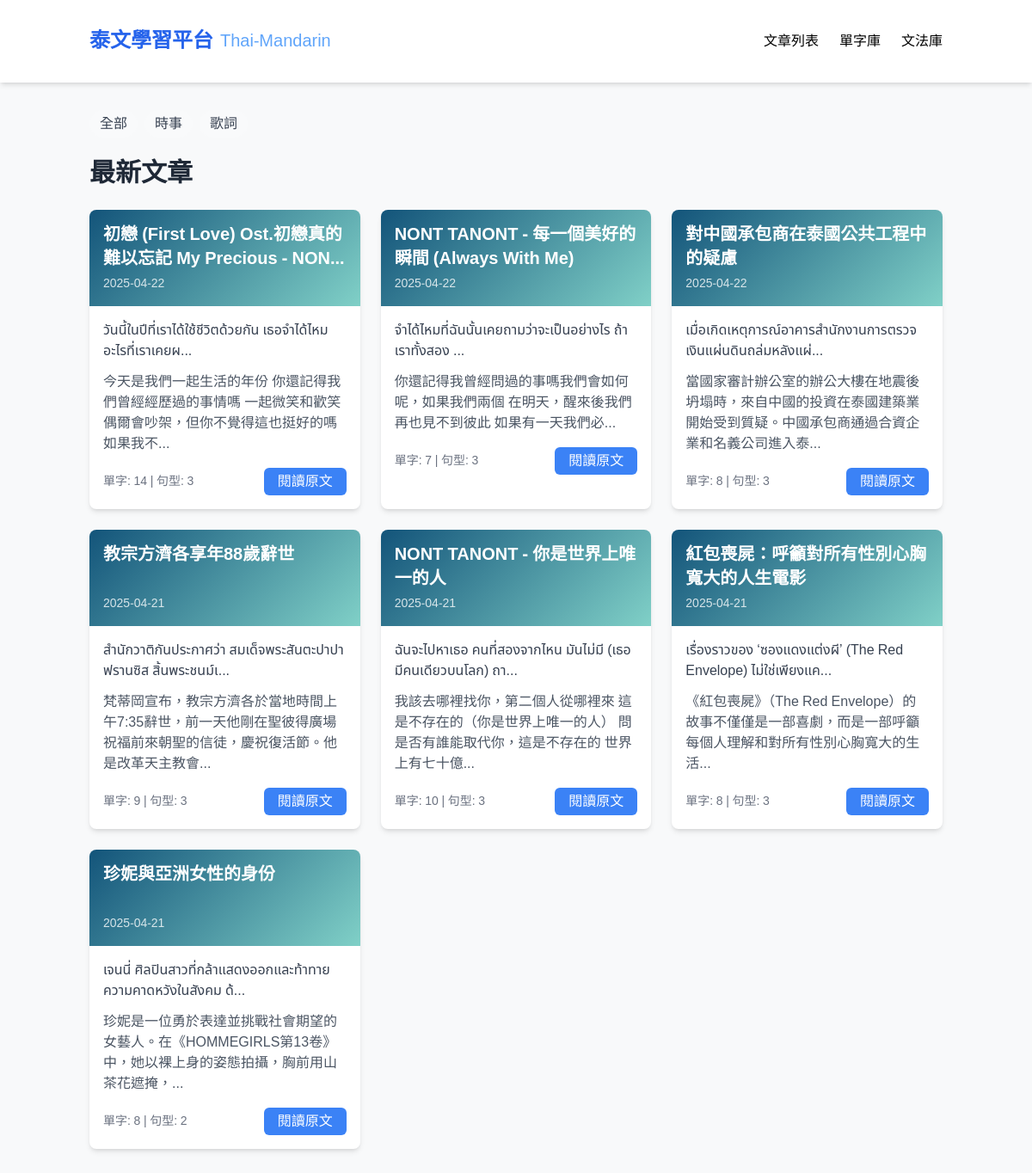
Before: / with the older database file.
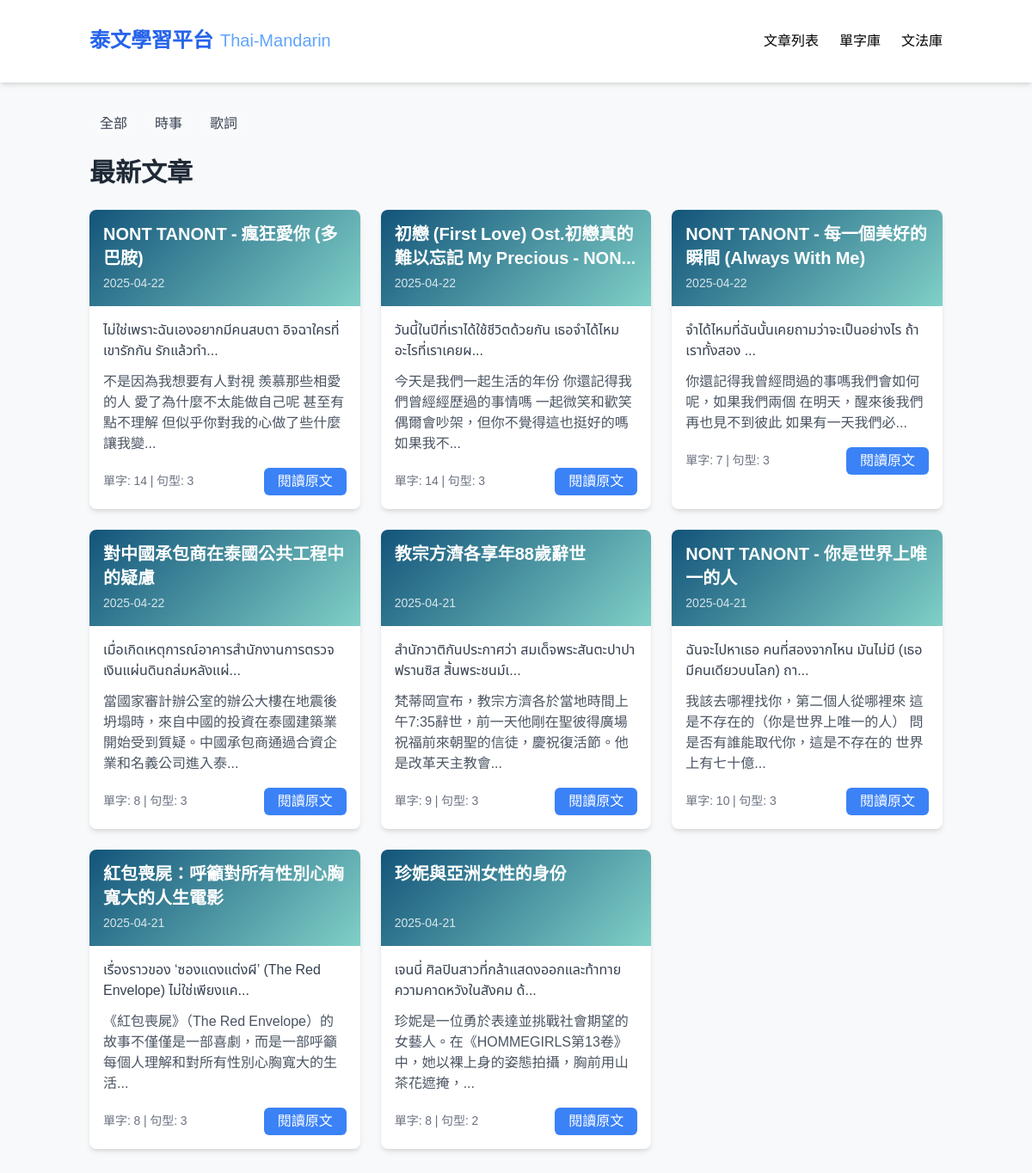
After: the same page with the newer database file.
### tables this page shows
CREATE TABLE Article (
    id INTEGER PRIMARY KEY,
    title TEXT,
    content TEXT,
    chineseContent TEXT,
    category TEXT,
    url TEXT,
    status TEXT,
    createdAt TEXT,
    updatedAt TEXT,
    authorId INTEGER,
    chineseTitle TEXT
);

### app_sqlite.py (the view)
@app.route('/')
def index():
    conn = get_db_connection()
    articles = conn.execute('SELECT * FROM Article ORDER BY createdAt DESC').fetchall()
    article_data = []
    for article in articles:
        article_id = article['id']
        word_count = conn.execute('SELECT COUNT(*) FROM Word WHERE articleId = ?', (article_id,)).fetchone()[0]
        grammar_count = conn.execute('SELECT COUNT(*) FROM GrammarPoint WHERE articleId = ?', (article_id,)).fetchone()[0]
        article_data.append({**dict(article), 'wordCount': word_count, 'grammarCount': grammar_count})
    conn.close()
    return render_template('index.html', articles=article_data)

### app_sqlite.py (called while the page is built)
def get_db_connection():
    base_path = os.path.dirname(os.path.abspath(__file__))
    db_path = os.path.join(base_path, 'data.db')
    conn = sqlite3.connect(db_path)  # SQLite 檔名
    conn.row_factory = sqlite3.Row     # 讓取出的資料像字典一樣操作
    return conn

### templates/index.html (shortened to what this page needs)
<!DOCTYPE html>
<html lang="zh-TW">
<head>
  <script src="https://cdn.tailwindcss.com"></script>
</head>
<body>
  <nav class="bg-white shadow-md sticky top-0 z-50">
    <div class="container mx-auto px-4 py-4">
      <div class="flex justify-between items-center py-4">
        <div class="flex items-center space-x-2">
          <span class="text-2xl font-bold text-blue-600">泰文學習平台</span>
          <span class="thai-text text-xl text-blue-400">Thai-Mandarin</span>
        </div>
        <div class="hidden md:flex space-x-6">
          <a href="/" class="tab-btn active-tab" data-tab="articles">文章列表</a>
          <a href="/vocabulary" class="hover:text-blue-600">單字庫</a>
          <a href="/grammar" class="hover:text-blue-600">文法庫</a>
        </div>
      </div>
    </div>
  </nav>
<div class="container mx-auto px-4 py-8">
  <div id="articles" class="tab-content">
    <div class="flex flex-wrap gap-2 mb-6">
      <button class="px-3 py-1 bg-gray-50 text-gray-700 rounded-full hover:bg-gray-200 category-btn" data-type="全部">全部</button>
      <button class="px-3 py-1 bg-gray-50 text-gray-700 rounded-full hover:bg-gray-200 category-btn" data-type="news">時事</button>
      <button class="px-3 py-1 bg-gray-50 text-gray-700 rounded-full hover:bg-gray-200 category-btn" data-type="lyrics">歌詞</button>
    </div>
    <div class="mb-8">
      <h1 class="text-3xl font-bold mb-6 text-gray-800">最新文章</h1>
      <div class="grid grid-cols-1 md:grid-cols-2 lg:grid-cols-3 gap-6">
        {% for article in articles %}
        <div class="bg-white rounded-lg shadow-md overflow-hidden hover:shadow-lg transition-shadow duration-300 article-card" data-type="{{ article.category }}">
        <div class="gradient-bg p-4 text-white h-28 flex flex-col justify-between">
          <h3 class="text-xl font-semibold leading-snug line-clamp-2 break-words">{{ article.chineseTitle }}</h3>
          <p class="text-sm opacity-80">{{ article.createdAt[:10] }}</p>
        </div>
          <div class="p-4">
            <p class="thai-text mb-3 text-gray-700">{{ article.content[:60] }}...</p>
            <p class="mb-4 text-gray-600">{{ article.chineseContent[:60] }}...</p>
            <div class="flex justify-between items-center">
              <span class="text-sm text-gray-500">單字: {{ article.wordCount }} | 句型: {{ article.grammarCount }}</span>
              <a href="/article/{{ article.id }}" class="bg-blue-500 hover:bg-blue-600 text-white px-4 py-1 rounded-md">閱讀原文</a>
            </div>
          </div>
        </div>
      {% endfor %}
      </div>
    </div>
  </div>
</div>
</body>
</html>

Changed rows visible on the page:
added Article: chineseTitle "NONT TANONT - 瘋狂愛你 (多巴胺)", createdAt "2025-04-22", content "ไม่ใช่เพราะฉันเองอยากมีคนสบตา อิจฉาใครที่เขารักกัน รักแล้วทำ", chineseContent "不是因為我想要有人對視 羨慕那些相愛的人 愛了為什麼不太能做自己呢 甚至有點不理解 但似乎你對我的心做了些什麼 讓我變", wordCount "14", grammarCount "3"
